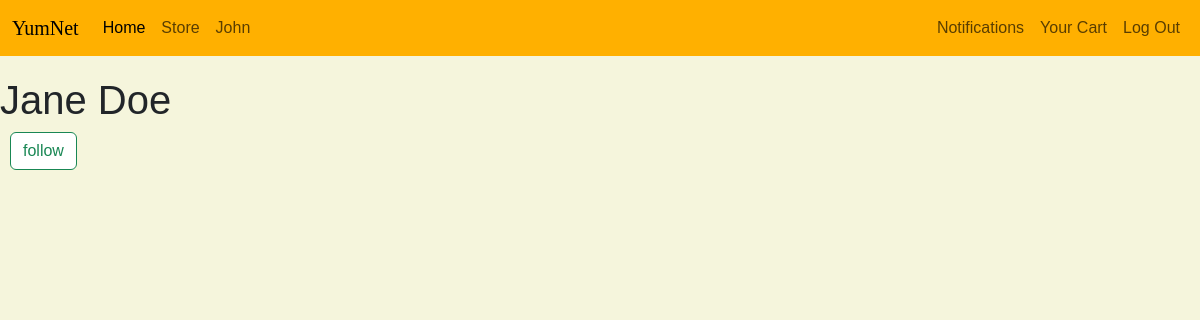
The page /userPage.php (signed in) on the database as committed earlier.
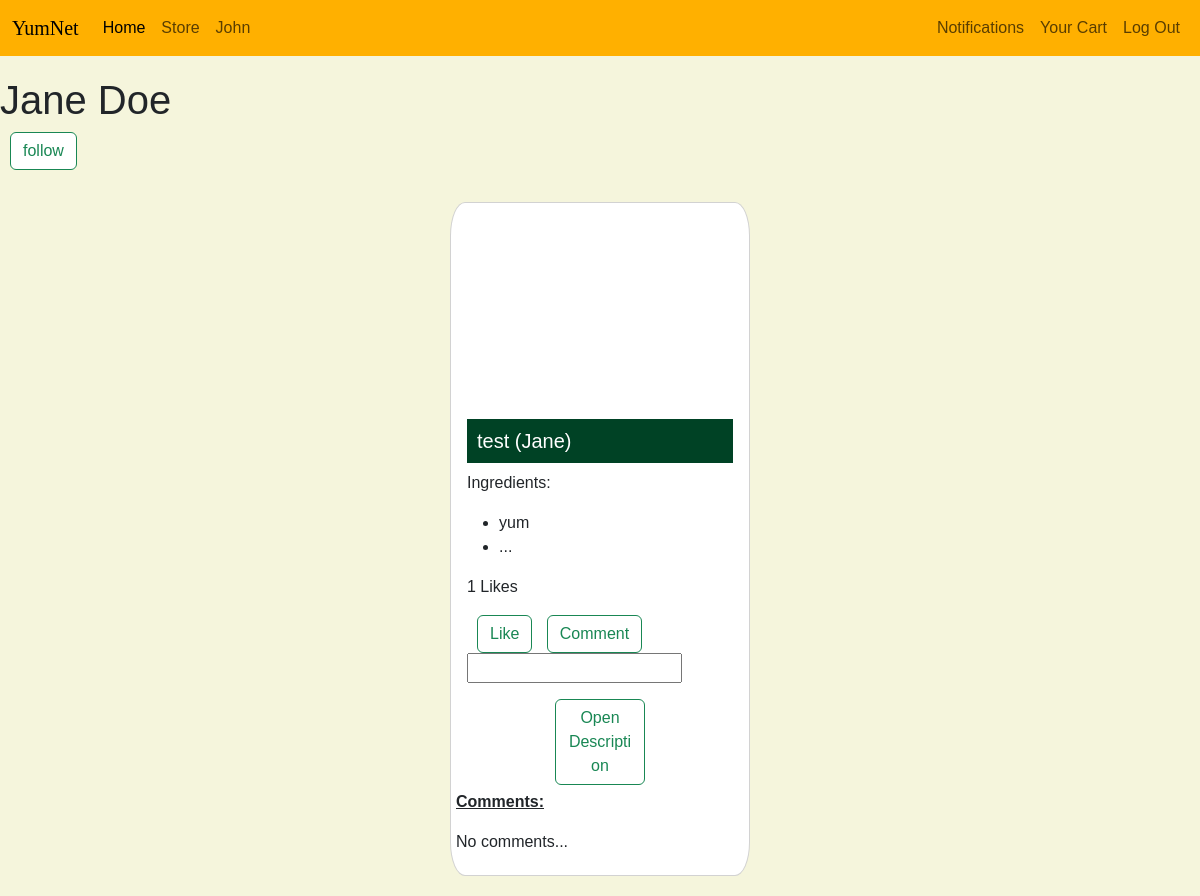
The same page on the database as committed later.
### tables this page shows
CREATE TABLE `post` (
  `pid` int(11) NOT NULL,
  `img_url` varchar(2048) NOT NULL,
  `title` varchar(255) DEFAULT NULL,
  `published_at` datetime NOT NULL,
  `is_veg` int(1) NOT NULL,
  `caption` varchar(2048) NOT NULL,
  `user_id` int(11) NOT NULL
);

CREATE TABLE `page_user` (
  `uid` int(11) NOT NULL,
  `first_name` varchar(255) NOT NULL,
  `last_name` varchar(255) NOT NULL,
  `user_name` varchar(255) NOT NULL,
  `email` varchar(255) NOT NULL,
  `pass` varchar(255) NOT NULL,
  `dob` date DEFAULT '2003-10-28',
  `last_seen` datetime DEFAULT current_timestamp(),
  `gender` bit(1) DEFAULT b'0' COMMENT 'male is zero female is one',
  `pic_url` varchar(255) DEFAULT NULL
);

CREATE TABLE `postingredient` (
  `ingredient_name` varchar(255) NOT NULL,
  `post_id` int(11) NOT NULL,
  `quantity` int(11) DEFAULT NULL
);

### userPage.php (the view, shortened to what this page needs)
<!DOCTYPE html>
<html lang="en">
<head>
    <?php require 'includes_and_requires/bootstrap.php'?>
    <?php require 'styleTemp.php'?>
</head>
<body>
    <?php include 'includes_and_requires/menu.php'?>
    <?php
    require 'config.php';
    $sql =  "select first_name,last_name
    from page_user where uid = $_SESSION[pageUser]
    ";
    $ret = mysqli_query($conn,$sql);
    $name = mysqli_fetch_assoc($ret);
    echo"<h1>{$name['first_name']} {$name['last_name']}</h1>";
    $sql = "select * from follower where follower_id = $_SESSION[user_id] and following_id = $_SESSION[pageUser]";
    $ret = mysqli_query($conn,$sql);
    if($_SESSION['user_id']!=$_SESSION['pageUser'] && mysqli_num_rows($ret)==0){
        echo"<form action='Controllers/FollowController.php'>
        <input type='submit' name='choice' value='follow' class='btn btn-outline-success'>
        </form>
        ";
    }else if(mysqli_num_rows($ret)>0){
      echo"<form action='Controllers/FollowController.php'>
        <input type='submit' name='choice' value='unfollow' class='btn btn-outline-danger'>
        </form>
        ";
    }
    $sql = "select * from post where user_id = $_SESSION[pageUser] order by published_at desc";
      $ret = mysqli_query($conn,$sql);
      if(mysqli_num_rows($ret)>0){
        while($row = mysqli_fetch_assoc($ret)){
          $sql = "Select * from page_user where uid = {$row['user_id']}";
          $ret2 = mysqli_query($conn,$sql);
          $row2 = mysqli_fetch_assoc($ret2);
          $sql = "Select * from postingredient where post_id = {$row['pid']} limit 3";
          $ret3 = mysqli_query($conn,$sql);
          echo"
          <div class='card'>
      <div class='custom_image' style='background-image:url({$row['img_url']})'></div>
      <div class='card-body'>
        <h5 class='card-title'>{$row['title']} ({$row2['first_name']})</h5>
        <p class='card-text' onmouseover='onHover({$row['pid']})' onmouseout='outHover({$row['pid']})'>
          Ingredients: <ul>";
          while($row3 = mysqli_fetch_assoc($ret3)){
            echo "<li>{$row3['ingredient_name']}</li>";
          }
        echo"
        <li>...</li>
        </ul>
        </p>
        <p>";
        $sql = "select count(pid) as count from post_like
        where pid = {$row['pid']}";
        $ret4 = mysqli_query($conn, $sql);
      $count = mysqli_fetch_assoc($ret4);
      $sql = "SELECT * FROM post_like WHERE pid = {$row['pid']} AND uid = {$_SESSION['user_id']}";
      $ret5 = mysqli_query($conn, $sql);
      echo "{$count['count']}";
      echo " Likes</p>
<form action='Controllers/LCController.php'>
<input type='submit' class='btn btn-outline-success' value='" . (mysqli_num_rows($ret5)>0 ? 'Unlike' : 'Like') . "' name='like'>
        <input type='submit' class='btn btn-outline-success' value='Comment' name='comm'>
        <input type='text' name='comment' >
        <input type = 'hidden' name='user' value='$_SESSION[user_id]'>
        <input type = 'hidden' name='post' value='{$row['pid']}'>
        <input type = 'hidden' name='loc' value='user'>
        </form>
      </div>
      <button onclick='desc(1,\"post{$row['pid']}\")' class='btn btn-outline-success open'>Open Description</button>
      <div class='coms'><b><u><p>Comments:</p></u></b>";
      $sql = "select first_name, content
      from post_comment as pc
      join page_user as pu on pc.uid = pu.uid
      where pid = {$row['pid']}
      ";
      $retCom = mysqli_query($conn,$sql);
      if(mysqli_num_rows($retCom)==0){
        echo "<p>No comments...</p>";
      }else{
        while($coms = mysqli_fetch_assoc($retCom)){
          echo "<p>{$coms['first_name']}: {$coms['content']}</p>";
        }
      }
      echo"</div>
    </div>";
      }
      }
    ?>
</body>
</html>

Rows that differ between the two databases and show on the page:
added post: title "test", page_user.first_name "Jane", count "1"
added postingredient: ingredient_name "yum"
